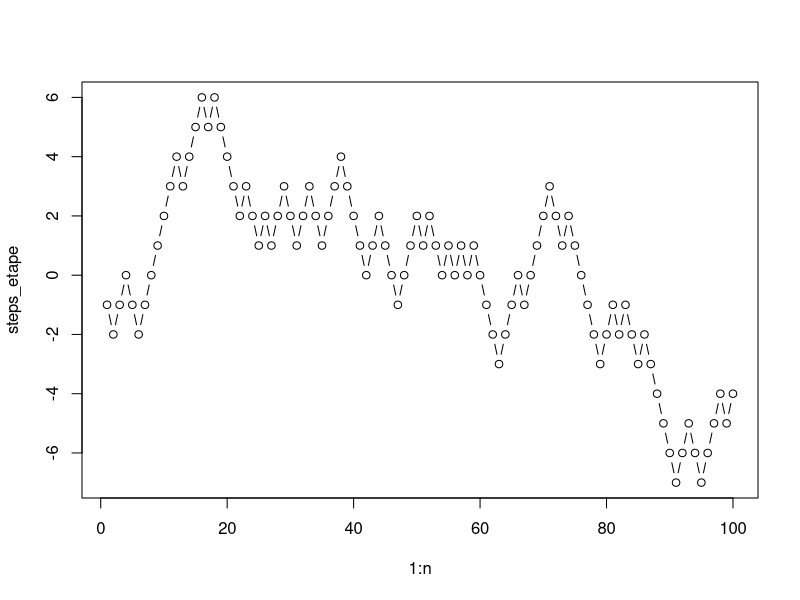

This figure's R source:
#a) Mersul cetateanului turmentat

n = 100000  # Number of steps
position = 0

for (i in 1:n) {
  step = sample(c(-1, 1), 1)  
  #Obs: nu e nevoie de replace = TRUE; oricum fac o singura extragere
  position = position + step
}

cat("Final position after", n, "steps:", position)

#------------------------------

#b) Varianta 2: mai compact
n = 100  # Number of steps
steps_2 = sample(c(-1, 1), n, replace = TRUE)
position_2 = sum(steps_2)

cat("Final position after", n, "steps:", position_2)

#---------------------------

#c) Varianta 3: probabilitati diferite left-right
?sample
n = 100  # Number of steps
steps_3 = sample(c(-1, 1), n, replace = TRUE, prob = c(0.7, 0.3))
position_3 = sum(steps_3)

cat("Final position after", n, "steps:", position_3)

#--------------------------

#Extra: evolutia
n = 100  # Number of steps
steps_2 = sample(c(-1, 1), n, replace = TRUE)
steps_etape = cumsum(steps_2)

plot(1:n, steps_etape, type = "b")
cat("Final position after", n, "steps:", steps_etape[n])  #sau sum(steps_2)
